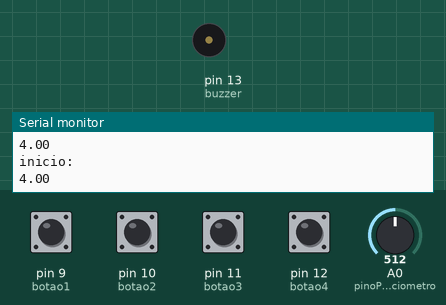
Simulated run of this sketch. Board: Arduino Uno, built with avr-gcc and run on an emulated ATmega328P. Shown: buzzer (waves = sounding), the last lines printed to the serial monitor. The test bench sets the inputs (shaded band); at power-on: pin 9 (botao1), pin 10 (botao2), pin 11 (botao3), pin 12 (botao4) HIGH, A0 (pinoPotenciometro) = 512.

Above: at 1.2 s.
1.3 s: pin 9 (botao1) pulled LOW for 0.15 s
At 1.38 s:
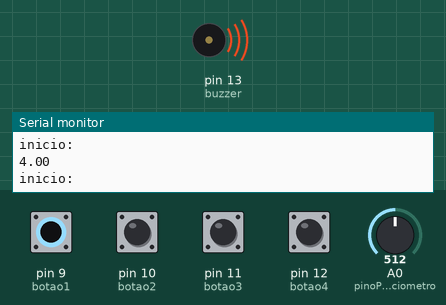
2.9 s: A0 (pinoPotenciometro) set to 716
5.9 s: A0 (pinoPotenciometro) set to 900
Timing chart, 0 to 8.9 s (numbered marks = the images above; inputs shaded):
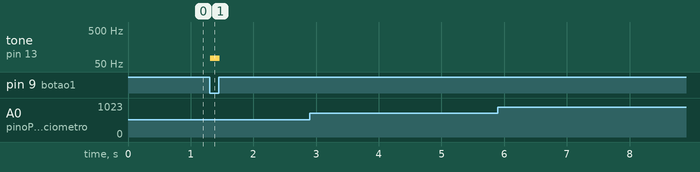

Measured:
- after the input at 1.3 s, tone on pin 13 (buzzer): silent → 73 Hz at once, → silent 0.15 s later

The sketch:

micro_piano_com_timbre.ino
```cpp
const int pinoPotenciometro = A0;  // pino onde o potenciometro está conectado
int leitura = 0;                   // variável para armazenar o valor lido pelo ADC
float tensao = 0.0;                // variável para armazenar a tensão
int frequencia = 0;
int botao1 = 9;
int botao2 = 10;
int botao3 = 11;
int botao4 = 12;
int buzzer = 13;
float D = 18.35;
float E = 20.60;
float G = 24.50;
float A = 27.50;

void setup() {
    // Inicia e configura a Serial
    Serial.begin(9600);  // 9600 bps

    // configura o pino com potenciometro como entrada
    pinMode(pinoPotenciometro, INPUT);  // pino A0
    pinMode(botao1, INPUT_PULLUP);
    pinMode(botao2, INPUT_PULLUP);
    pinMode(botao3, INPUT_PULLUP);
    pinMode(botao4, INPUT_PULLUP);
    pinMode(buzzer, OUTPUT);
}

void loop() {
    // le o valor de tensão no pino do potenciometro
    leitura = analogRead(pinoPotenciometro);

    // converte e imprime o valor em tensão elétrica
    tensao = leitura * 8.0 / 1024.0;

    // imprime valor no plotter serial
    Serial.println(ceil(tensao));
    Serial.println("inicio: "+ frequencia);

    if (ceil(tensao) < 1) {
        if (digitalRead(botao1) == LOW) {
            frequencia += D;
        }
        if (digitalRead(botao2) == LOW) {
            frequencia += E;
        }
        if (digitalRead(botao3) == LOW) {
            frequencia += G;
        }
        if (digitalRead(botao4) == LOW) {
            frequencia += A;
        }
    } else if (ceil(tensao) >= 1) {
        if (digitalRead(botao1) == LOW) {
            frequencia += D * ceil(tensao);
        }
        if (digitalRead(botao2) == LOW) {
            frequencia += E * ceil(tensao);
        }
        if (digitalRead(botao3) == LOW) {
            frequencia += G * ceil(tensao);
        }
        if (digitalRead(botao4) == LOW) {
            frequencia += A * ceil(tensao);
        }
    }
    tone(buzzer, frequencia);
    frequencia = 0;
    delayMicroseconds(200);
    // aguarda 100 milissegundos para uma nova leitura
    //Re Mi Sol la
    //D, E, G, A
}
```
